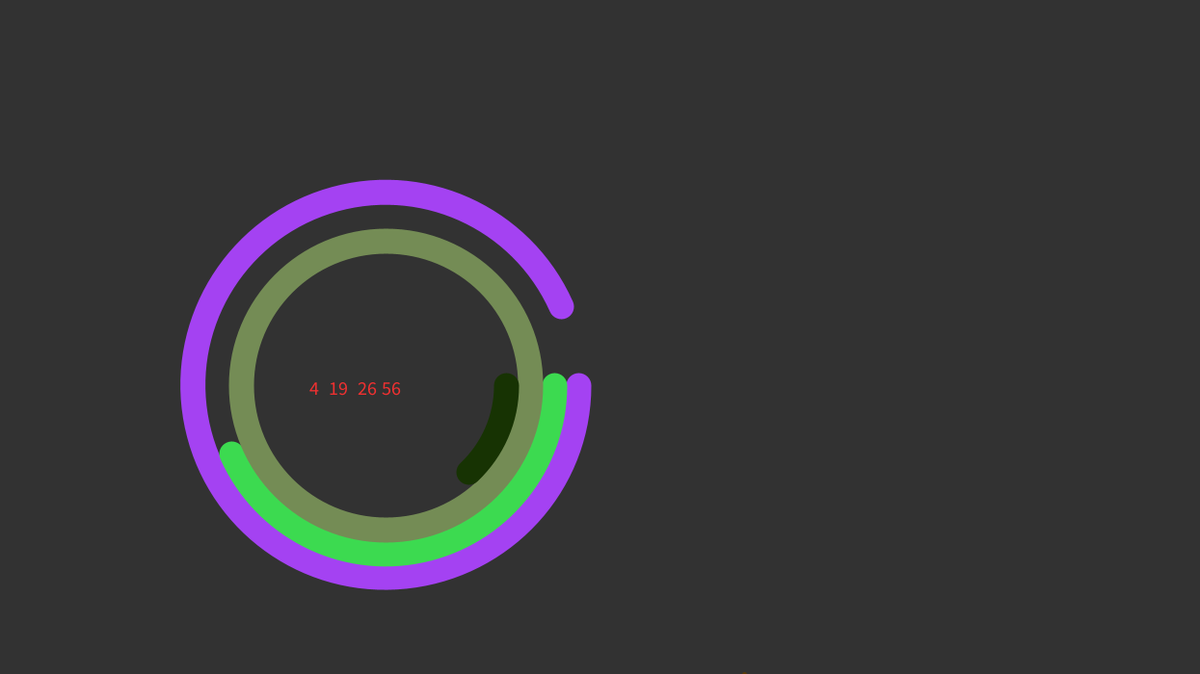
Frame 1 (no input)
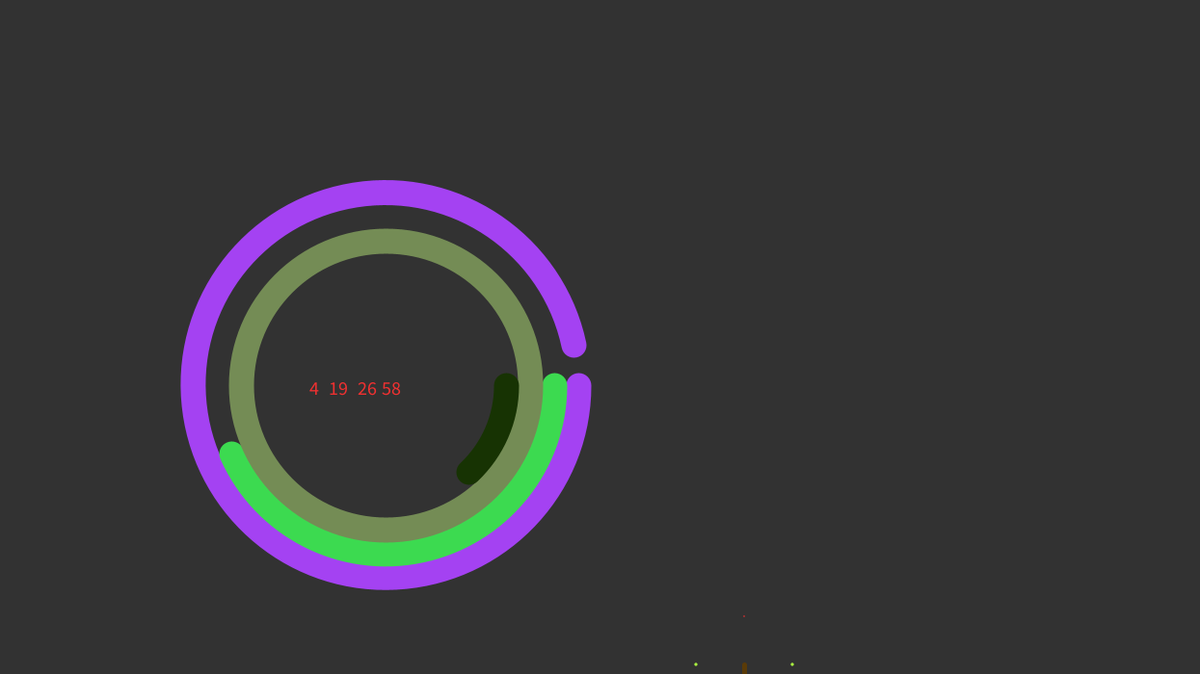
Frame 60 (the mouse pressed at the canvas centre just before this capture)
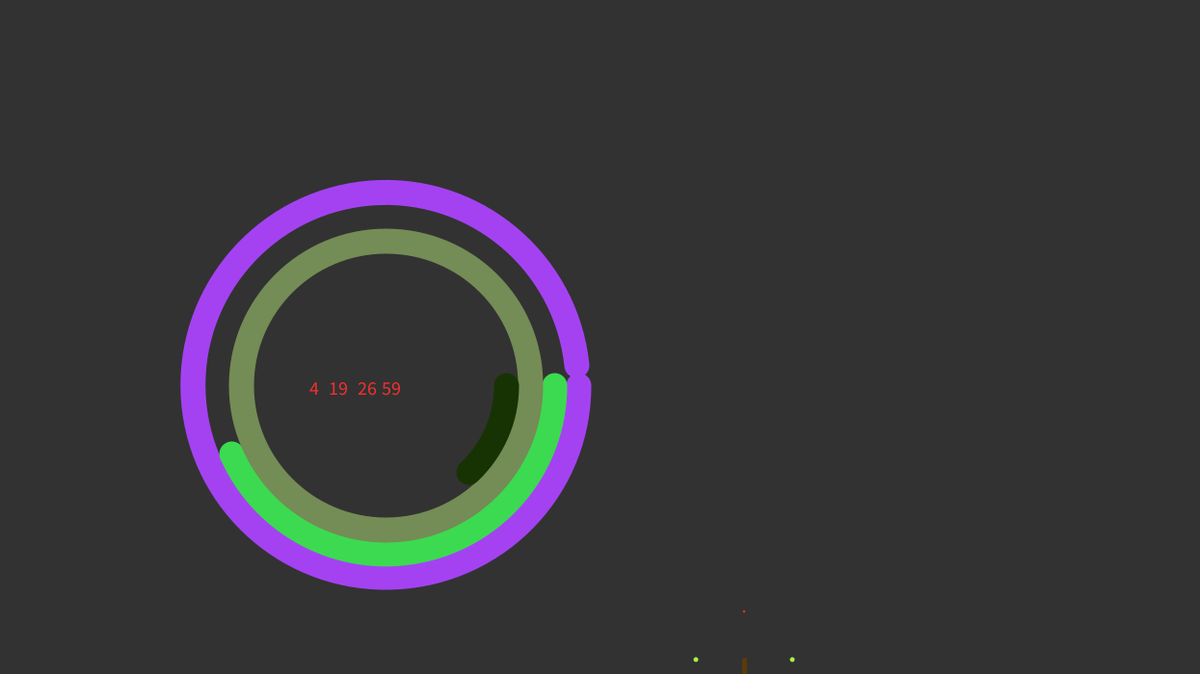
Frame 120 (the mouse held since frame 60 and released just before this capture)

The Processing sketch that drew these frames (run headless with seeded random() and noise(); from frame 60 on, the mouse is pressed at the canvas centre):

// Processing sketch: Clock_A3R2_240428b
// ── Clock_A3R2_240428b.pde
// in this peice I will use a tomato plant sprouting as a clock
// My family loves to use the garden area our house has to grow plants and crops, so
// that's where the inspiration for this comes from

// I ended up making a normal clock first to mkae sure i have a basic understanding
// (best ran if program begins at start of new minute)

color rgb, rgb1, rgb2, rgb3;
int startTime; // Variable to store the start time
int growth = 60; // plant will grow in seconds
float rate;
//PImage backG;

void setup(){
  size(1245 , 700);
  startTime = second(); //save start time
  rate = 1.0 / growth; 
  
     
  rgb = color(random(255), random(255), random(255));
  rgb1 = color(random(255), random(255), random(255));   //setting color of each meter at random
  rgb2 = color(random(255), random(255), random(255));
  rgb3 = color(random(255), random(255), random(255));
  strokeCap(ROUND);
 
}


void draw(){
  background(50);// making the background my image
  int timePassed = second() - startTime;
  float Progress = constrain(timePassed * rate, 0, 1);
  drawTomatoPlant(Progress);
  
  int S = second();
  int M = minute();
  int H = hour();
  int D = day();
  
  //String currentime;

  translate(400, 400);
  noFill();
  strokeWeight(26);
  stroke(rgb);
  arc(0, 0, 400, 400, 0, ((2*PI)/60)*S); // seconds meter
  stroke(rgb1);
  arc(0, 0, 350, 350, 0, ((2*PI)/60)*M); // mins meter
  stroke(rgb2);
  arc(0, 0, 300, 300, 0, ((2*PI)/12)*H); // hours meter
  stroke(rgb3);
  arc(0, 0, 250, 250, 0, ((2*PI)/31)*D); // day meter
  
  textSize(20);
  text(D, -80, 10);    // numbers display
  text(H, -60, 10);
  text(M, -30, 10);
  text(S, -5, 10);
  
  
   
}
  // This tomato plant grows every second that passes by, if the plant is given 
  // a full 60 secs, it will reach it's potential 
  // (best ran if program begins at start of new minute)
  
void drawTomatoPlant(float Progress) {
  
  // Reset progress if seconds is 0
  if (second() == 0) {
    startTime = second();
    rate = 1.0 / growth;
    Progress = 0; // Reset growth progress
  }
  
  translate(150, 0);
  // Stem
  float stemLength = 300 * Progress; 
  strokeWeight(5);
  stroke(#5A3B08); // Brown
  line(width / 2, height, width / 2, height - stemLength);
  
  // green tomato
  float tomSize = 100 * Progress; 
  fill(#AAF240); // Green
  noStroke();
  ellipse(width / 2 - 50, height - stemLength, tomSize, tomSize);
  ellipse(width / 2 + 50, height - stemLength, tomSize, tomSize);
  
  // Tomato
  float tomatoSize = 50 * Progress; 
  fill(#F03030); // 
  ellipse(width / 2, height - stemLength - 50, tomatoSize, tomatoSize);
  
  resetMatrix(); // so translate doesn't affect normal clock
}
